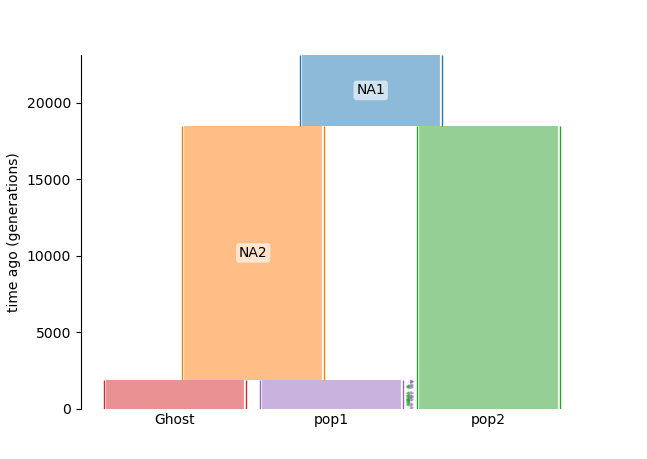

This chart was generated by the following Python code:
import msprime
import stdpopsim

#Specifications of the demographic model
demography = msprime.Demography()
demography.add_population(name="NA1", initial_size=5_000)
demography.add_population(name="NA2", initial_size=5_000)
# Ghost is ghost
demography.add_population(name="Ghost", initial_size=5_000)
demography.add_population(name="pop1", initial_size=5_000)
demography.add_population(name="pop2", initial_size=5_000)
demography.add_population_split(time=18500, derived=["NA2", "pop2"], ancestral="NA1")
demography.add_population_split(time=1850, derived=["pop1", "Ghost"], ancestral="NA2")
demography.set_migration_rate(source="pop1", dest="pop2", rate=0.1)
demography.set_migration_rate(source="pop2", dest="pop1", rate=0.1)
demography.set_migration_rate(source="pop1", dest="Ghost", rate=0)
demography.set_migration_rate(source="Ghost", dest="pop1", rate=0)
demography.set_migration_rate(source="pop2", dest="Ghost", rate=0)
demography.set_migration_rate(source="Ghost", dest="pop2", rate=0)
demography.sort_events()

#TODO for MK: We need to write several loops. 1) We have to loop over migration rates (0 - no gene flow, 0.1 - low gene flow, 0.5 - high gene flow)
# Keep divergence times constant along the lines of divergences of modern humans from Neanderthals - (1850 generations - recent, 18500 generations - ancient)
#Keep population sizes constant - keep all pops at Ne = 5000
#save the graphs and the VCF files
#do at least 10 replicates/model, each replicate with a different random number seed

#write a for loop over the next three commands (1) simulate tree, (2) simulate mutations, (3) write a vcf

#Call msprime to simulate tree sequence under the demographic model
ts = msprime.sim_ancestry(sequence_length=100, samples={"pop1": 10, "pop2": 10, "Ghost":10}, demography=demography, random_seed=2886)

#Simulate mutations along the tree sequence simulated by msprime above
mts = msprime.sim_mutations(ts, rate=0.01, random_seed=5678)

#Write a vcf file containing all the mutations simulated under the model above - example.vcf should now contain the variants
with open("model2_replicate8.vcf","w") as vcf_file:
    mts.write_vcf(vcf_file,contig_id="0")

#Prints the demography 
print(demography)

#Graphical output of the simulated demographic model
import demesdraw
import matplotlib.pyplot as plt 
graph = msprime.Demography.to_demes(demography)
fig, ax = plt.subplots()  # use plt.rcParams["figure.figsize"]
demesdraw.tubes(graph, ax=ax, seed=1)
#plt.show() 
